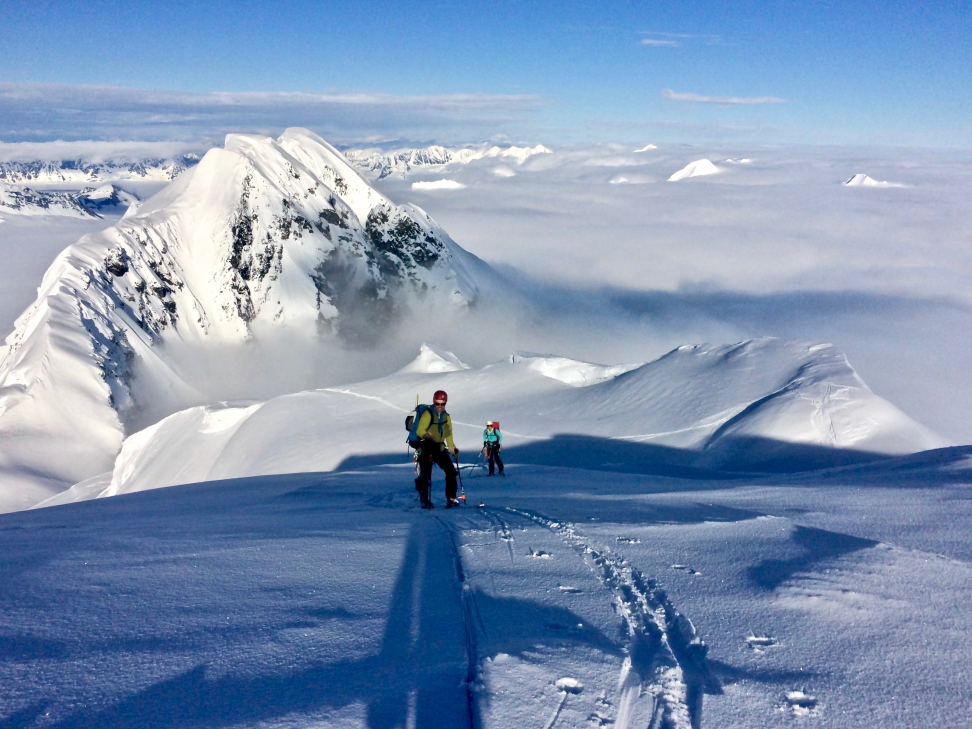
#> input picture src/assets/img/photos/38848136_2332160076810727_5301189609881862144_o.jpg, 1944 x 1458 px (shown at 1/2 size); its folder holds only this picture in this run
$ python addphotos.py
#> lines starting #> are read from the running program, lines starting #| are printed output that depends on the picture
#!/usr/local/bin/python3

import argparse
import os
import json as jsonlib
import sys

import PIL
from PIL import Image

picture_suffix = '.jpg'
LARGE_SIZE = 1500
THUMB_SIZE = 500


def clean(args):
    print('cleaning!')
    for suffix in ['.thumb', '.large']:
        for file in os.listdir(args.indir):
            if file.endswith(suffix):
                os.remove(os.path.join(args.indir, file))


def process_photo(args, basename):
    print("processing " + basename)
    in_path = os.path.join(args.indir, basename)
    full_img = Image.open(in_path)
#> full_img is the input picture: PIL image 1944x1458 RGB; mean R, G, B 127.5, 149.9, 180.6

    # if not os.path.exists(args.outdir):
    os.makedirs(args.outdir, exist_ok=True)

    thumb = full_img.copy()
    thumb.thumbnail((args.thumb_size, args.thumb_size))
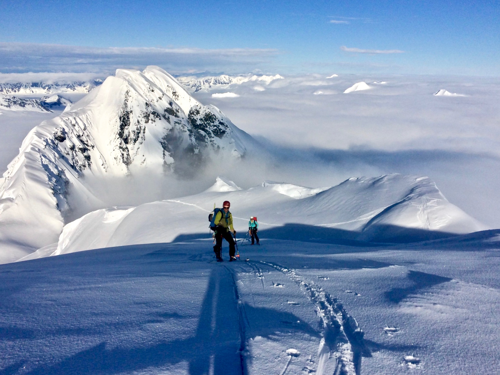
#> thumb: PIL image 500x375 RGB; mean R, G, B 127.5, 149.9, 180.6
    thumb_path = os.path.join(args.outdir, basename + '.thumb')
    thumb.save(thumb_path, "JPEG")

    large = full_img.copy()
    large.thumbnail((args.large_size, args.large_size))
    large_path = os.path.join(args.outdir, basename + '.large')
    large.save(large_path, "JPEG")

    info = dict(full=basename,
                width=full_img.width,
                height=full_img.height,
                aspect_ratio=(full_img.height / full_img.width) * 100,
                thumb=basename + '.thumb',
                thumb_width=thumb.width,
                thumb_height=thumb.height,
                large=basename + '.large',
                large_width=large.width,
                large_height=large.height,
                title=basename)
    info['all_info_json'] = jsonlib.dumps(info)
    return info


def main(args=None):
    if not args:
        args = []

    parser = argparse.ArgumentParser(prog="addphotos.py")

    parser.add_argument('-i', '--indir', metavar='i', default='../src/assets/img/photos/', type=str,
                        help='Input directory')

    parser.add_argument('-o', '--outdir', metavar='o', type=str,
                        default='../build/assets/img/photos', help='Output directory')

    parser.add_argument('-t', '--thumb_size', type=int,
                        default=THUMB_SIZE, help='Desired max dimension of thumbnails')
    parser.add_argument('-l', '--large_size', type=int,
                        default=LARGE_SIZE, help='Desired max dimension of fullsize images')
    parser.add_argument('-c', action='store_true', help='Clean output images')

    args = parser.parse_args(args)

    if args.c:
        clean(args)
        exit(0)

    photo_json = []

    for file in os.listdir(args.indir):
        if file.endswith(picture_suffix):
            photo_json.append(process_photo(args, file))

    print(jsonlib.dumps(photo_json, sort_keys=True, indent=4))
#> (printed output is left out)


if __name__ == '__main__':
    main(sys.argv[1:])

$ run again, on src/assets/img/photos/DSC01303.jpg
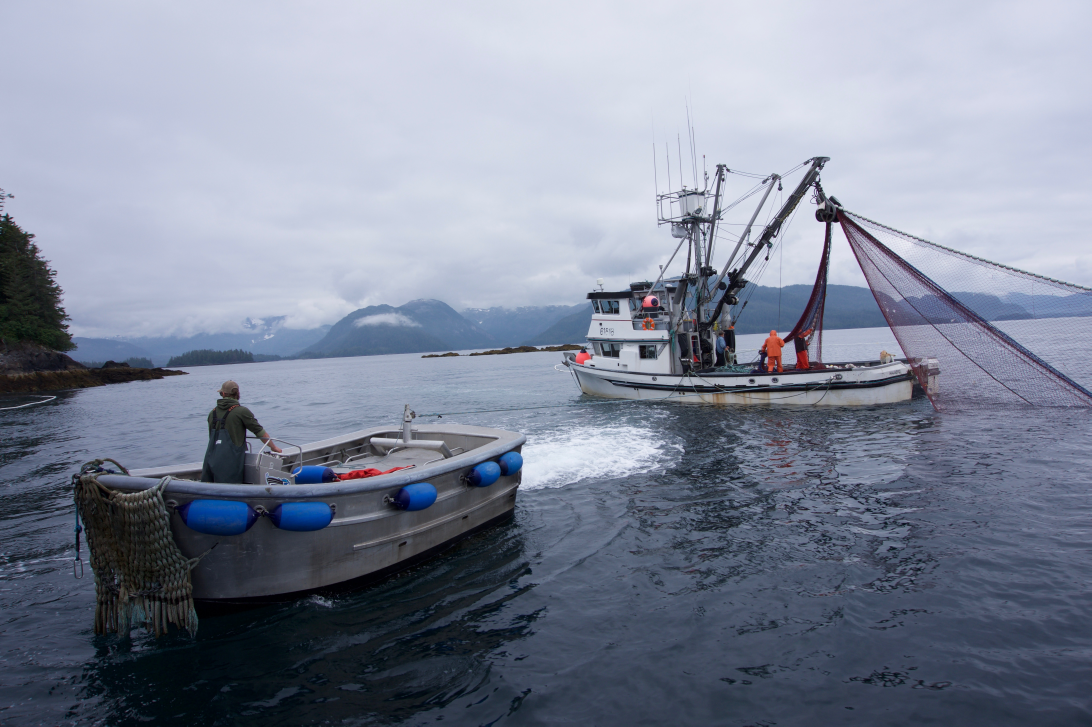
#> input picture src/assets/img/photos/DSC01303.jpg, 5456 x 3632 px (shown at 1/5 size)
#> in process_photo, full_img is the input picture: PIL image 5456x3632 RGB; mean R, G, B 127.6, 134.9, 152.5
#> in process_photo, `thumb.thumbnail((args.thumb_size, args.thumb_size))`:
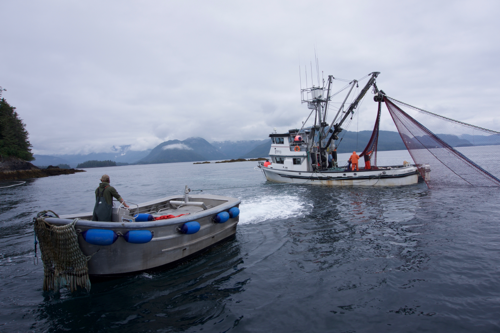
#> thumb: PIL image 500x333 RGB; mean R, G, B 127.5, 134.9, 152.4
#> (printed output is left out)

$ run again, on src/assets/img/photos/DSC01328.jpg
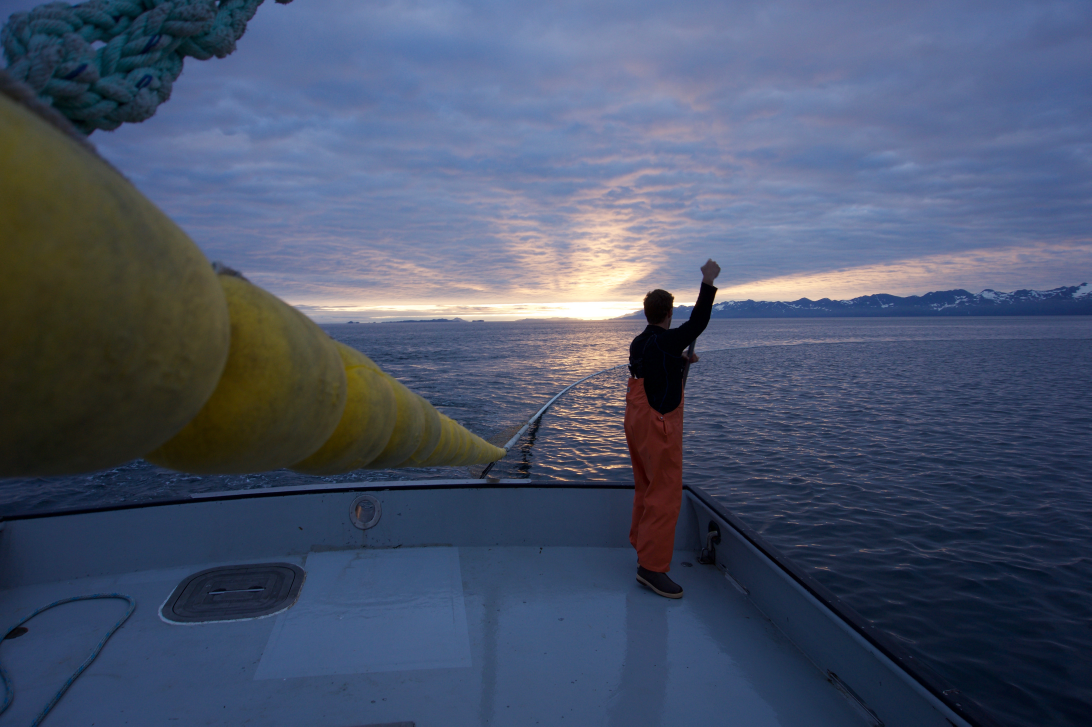
#> input picture src/assets/img/photos/DSC01328.jpg, 5456 x 3632 px (shown at 1/5 size)
#> in process_photo, full_img is the input picture: PIL image 5456x3632 RGB; mean R, G, B 74, 84.4, 107.3
#> in process_photo, `thumb.thumbnail((args.thumb_size, args.thumb_size))`:
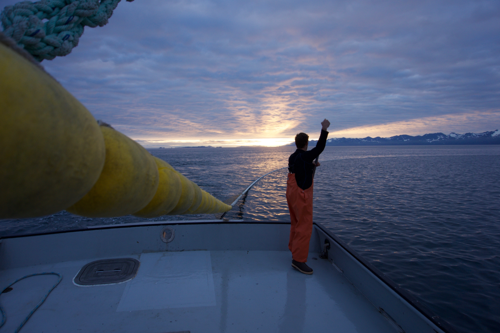
#> thumb: PIL image 500x333 RGB; mean R, G, B 74, 84.4, 107.2
#> (printed output is left out)

$ run again, on src/assets/img/photos/DSC00767.jpg
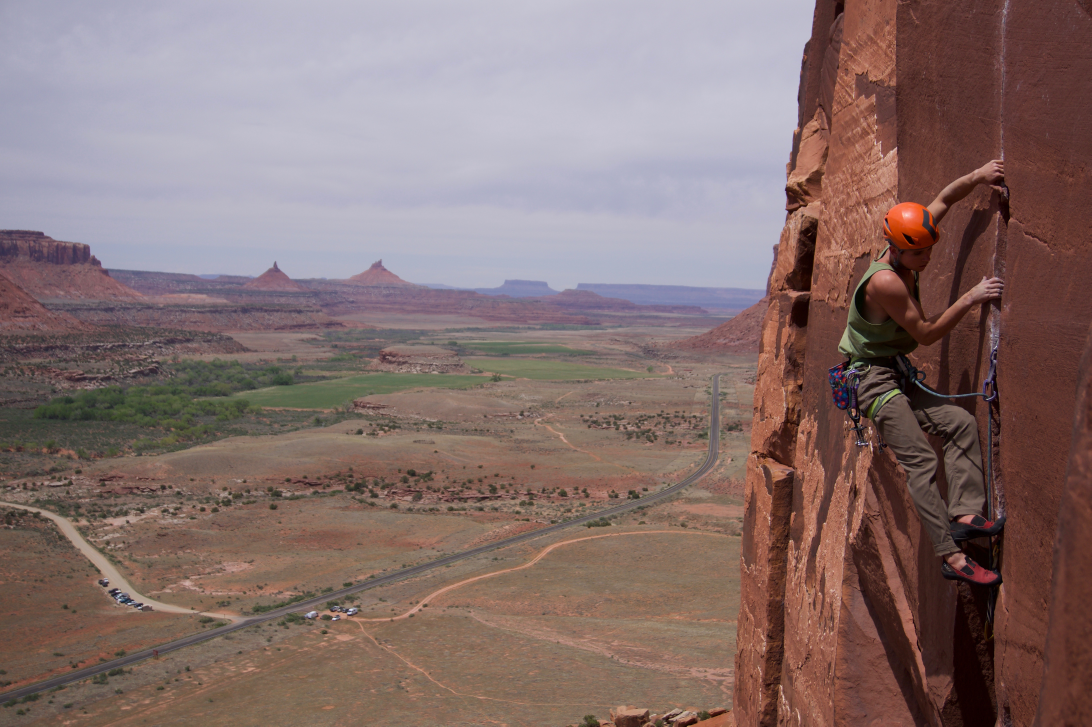
#> input picture src/assets/img/photos/DSC00767.jpg, 5456 x 3632 px (shown at 1/5 size)
#> in process_photo, full_img is the input picture: PIL image 5456x3632 RGB; mean R, G, B 133.1, 111.9, 110
#> in process_photo, `thumb.thumbnail((args.thumb_size, args.thumb_size))`:
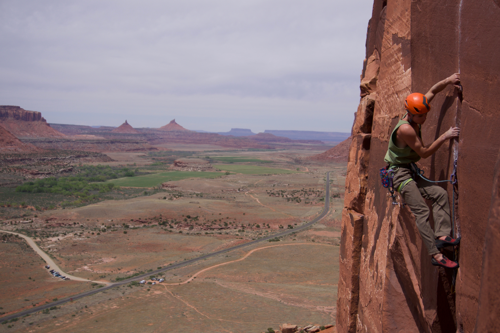
#> thumb: PIL image 500x333 RGB; mean R, G, B 133, 111.9, 110
#> (printed output is left out)
